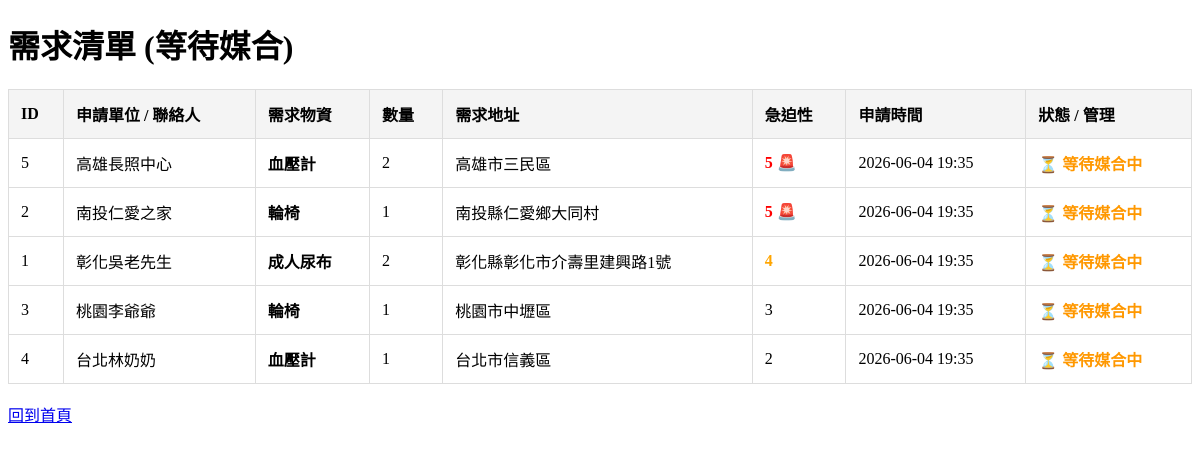
The page /requests on the database as committed earlier.
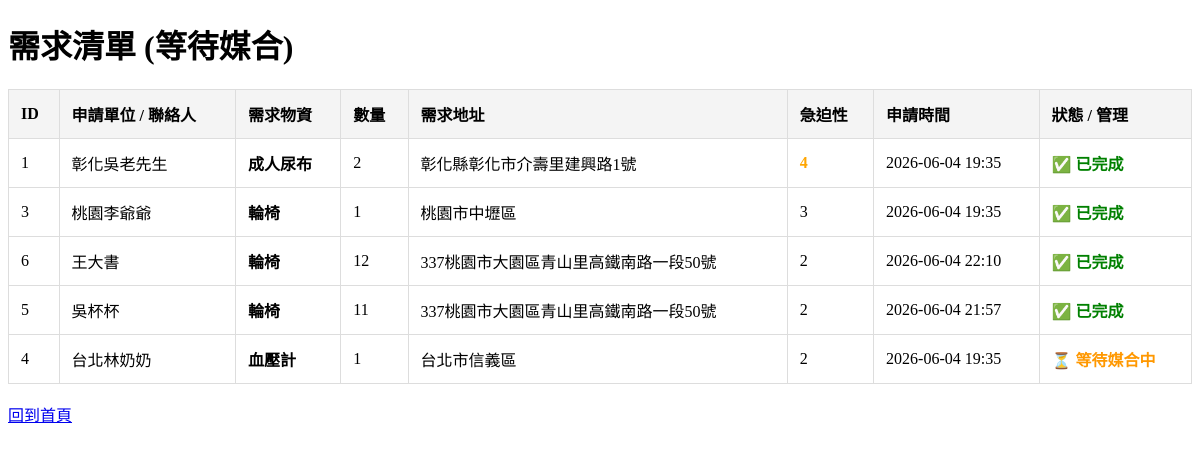
The same page on the database as committed later.
### app.py (models this page shows)
class RequestItem(db.Model):
    id = db.Column(db.Integer, primary_key=True)
    item_name = db.Column(db.String(100), nullable=False) # 需要什麼物資
    quantity = db.Column(db.Integer, nullable=False)      # 需要多少
    requester_name = db.Column(db.String(100), nullable=False) # 申請單位/人
    address = db.Column(db.String(50), nullable=False)    # 據點位置 (用來算 Distance)
    urgency = db.Column(db.Integer, nullable=False)       # 急迫性 1~5 分 (用來算 Urgency_Level)
    timestamp = db.Column(db.DateTime, default=datetime.now) # 申請時間 (用來算 Duration_Of_Waiting)
    is_fulfilled = db.Column(db.Boolean, default=False)

### app.py (the view)
@app.route('/requests')
def list_requests():
    req_items = RequestItem.query.order_by(RequestItem.urgency.desc(), RequestItem.timestamp.desc()).all()
    return render_template('requests.html', requests=req_items)

### templates/requests.html (shortened to what this page needs)
<!DOCTYPE html>
<html lang="zh-TW">
<head>
</head>
<body>
    <h1>需求清單 (等待媒合)</h1>
    <table>
        <tr>
            <th>ID</th>
            <th>申請單位 / 聯絡人</th>
            <th>需求物資</th>
            <th>數量</th>
            <th>需求地址</th>
            <th>急迫性</th>
            <th>申請時間</th>
            <th>狀態 / 管理</th>
        </tr>
        {% for req in requests %}
        <tr>
            <td>{{ req.id }}</td>
            <td>{{ req.requester_name }}</td>
            <td><strong>{{ req.item_name }}</strong></td>
            <td>{{ req.quantity }}</td>
            <td>{{ req.address }}</td>
            <td class="urgent-{{ req.urgency }}">
                {{ req.urgency }}
                {% if req.urgency == 5 %} 🚨 {% endif %}
            </td>
            <td>{{ req.timestamp.strftime('%Y-%m-%d %H:%M') }}</td>
            <td>
                {% if req.is_fulfilled %}
                    <span style="color: green; font-weight: bold;">✅ 已完成</span>
                {% else %}
                    <span style="color: #ff9800; font-weight: bold;">⏳ 等待媒合中</span>
                {% endif %}
            </td>
        </tr>
        {% else %}
        <tr>
            <td colspan="8" style="text-align:center;">目前沒有任何需求申請</td>
        </tr>
        {% endfor %}
    </table>
    <br>
    <a href="/">回到首頁</a>
</body>
</html>

### templates/requests.html (style rules this page uses)
table { width: 100%; border-collapse: collapse; margin-top: 20px; }
th, td { border: 1px solid #ddd; padding: 12px; text-align: left; }
th { background-color: #f4f4f4; }
.urgent-4 { color: orange; font-weight: bold; }

Rows that differ between the two databases and show on the page:
removed RequestItem: id "2", requester_name "南投仁愛之家", item_name "輪椅", quantity "1", address "南投縣仁愛鄉大同村", urgency "5", timestamp "2026-06-04 19:35", is_fulfilled "⏳ 等待媒合中"
changed RequestItem "彰化吳老先生": is_fulfilled "⏳ 等待媒合中" → "✅ 已完成"
changed RequestItem "桃園李爺爺": is_fulfilled "⏳ 等待媒合中" → "✅ 已完成"
added RequestItem: id "6", requester_name "王大書", item_name "輪椅", quantity "12", address "337桃園市大園區青山里高鐵南路一段50號", urgency "2", timestamp "2026-06-04 22:10", is_fulfilled "✅ 已完成"
changed RequestItem id 5: requester_name "高雄長照中心" → "吳杯杯"; item_name "血壓計" → "輪椅"; quantity "2" → "11"; address "高雄市三民區" → "337桃園市大園區青山里高鐵南路一段50號"; urgency "5" → "2"; timestamp "2026-06-04 19:35" → "2026-06-04 21:57"; is_fulfilled "⏳ 等待媒合中" → "✅ 已完成"; no longer shows "🚨"; moves down the list
